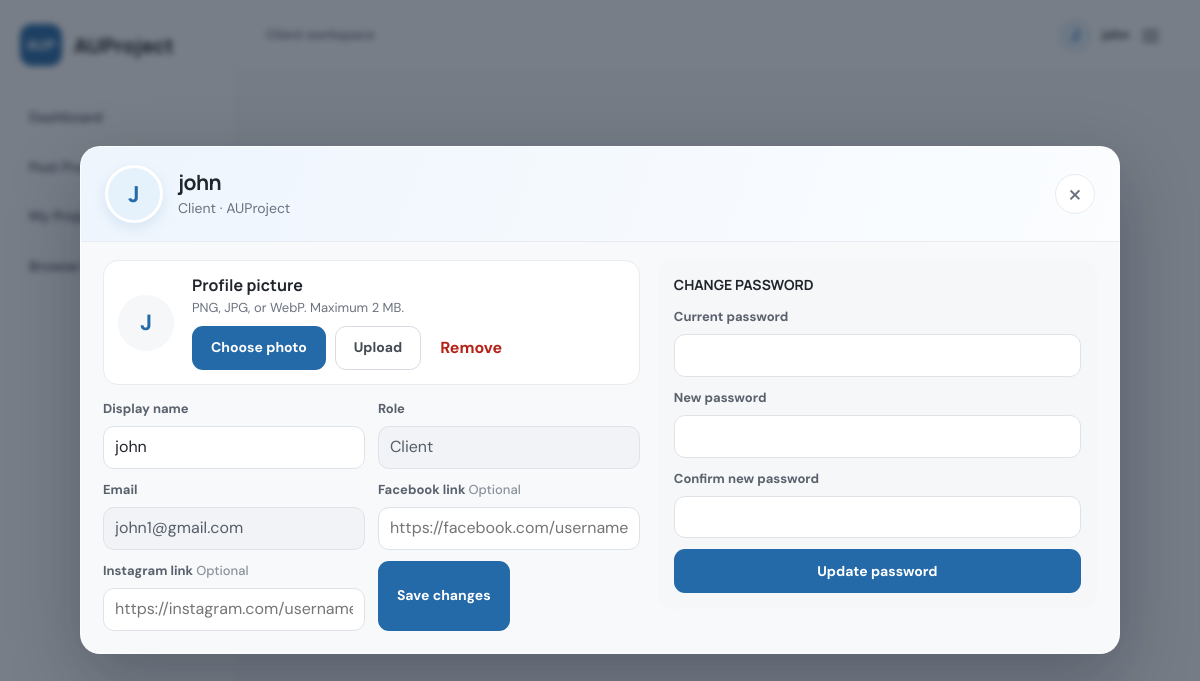
Screenshot of /frontend/Client.php?page=profile&modal=1 (signed in) with the database file from the repository.
### tables this page shows
CREATE TABLE `users` (
  `id` int(10) UNSIGNED NOT NULL,
  `username` varchar(255) NOT NULL,
  `email` varchar(255) NOT NULL,
  `password` varchar(255) NOT NULL,
  `role` enum('Client','Developer') NOT NULL,
  `profile_image` mediumblob DEFAULT NULL,
  `facebook_url` varchar(255) DEFAULT NULL,
  `instagram_url` varchar(255) DEFAULT NULL
);

### frontend/Client.php (the view, shortened to what this page needs)
<?php
require_once '../backend/config.php';
$email = $_SESSION['email'];
$userQuery = $conn->prepare('SELECT username, email, role, profile_image, facebook_url, instagram_url FROM users WHERE email = ? LIMIT 1');
$userQuery->bind_param('s', $email);
$userQuery->execute();
$user = $userQuery->get_result()->fetch_assoc();
$page = $_GET['page'] ?? 'dashboard';
$profileModal = $page === 'profile' && ($_GET['modal'] ?? '') === '1';
$displayName = $user['username'] ?: 'Client';
$profileImage = !empty($user['profile_image']);
$initial = strtoupper(substr($displayName, 0, 1));
$projects = [];
$projectCount = 0;
$pendingBidCount = 0;
?>
<!DOCTYPE html>
<html lang="en">
<head>
    <link rel="stylesheet" href="Dashboard.css">
</head>
<body class="<?php echo $profileModal ? 'has-profile-modal' : ''; ?>">
    <div class="main-content">
        <aside class="sidebar" aria-label="Client navigation">
            <a class="logo-group" href="Client.php" aria-label="AUProject client dashboard">
                <span class="logo-box" aria-hidden="true">AUP</span>
                <span class="logo-name">AUProject</span>
            </a>
            <nav class="nav-links">
                <a href="Client.php" <?php echo $page === 'dashboard' ? 'aria-current="page"' : ''; ?>>Dashboard</a>
                <a href="Client.php?page=post-project" <?php echo $page === 'post-project' ? 'aria-current="page"' : ''; ?>>Post Projects</a>
                <a href="Client.php?page=projects" <?php echo $page === 'projects' ? 'aria-current="page"' : ''; ?>>My Projects</a>
                <a href="Client.php?page=developers" <?php echo $page === 'developers' ? 'aria-current="page"' : ''; ?>>Browse Developers</a>
            </nav>
        </aside>
        <div class="workspace">
            <nav class="navbar" aria-label="Workspace navigation">
                <span class="navbar-label">Client workspace</span>
                <div class="account-menu" data-account-menu>
                    <button class="account-menu-toggle" type="button" aria-label="Open profile and logout menu" aria-expanded="false" aria-controls="developer-account-dropdown" data-menu-toggle>
                        <?php if ($profileImage): ?>
                            <img class="account-avatar" src="../backend/profile-actions.php?action=profile_image" alt="">
                        <?php else: ?>
                            <span class="account-avatar account-avatar-fallback" aria-hidden="true"><?php echo htmlspecialchars($initial, ENT_QUOTES, 'UTF-8'); ?></span>
                        <?php endif; ?>
                        <span class="account-name"><?php echo htmlspecialchars($displayName, ENT_QUOTES, 'UTF-8'); ?></span>
                        <span class="account-menu-icon" aria-hidden="true"><i></i><i></i><i></i></span>
                    </button>
                </div>
            </nav>
            <?php if ($page === 'dashboard'): ?>
                <main class="main-topbar">
                    <p class="eyebrow">CLIENT DASHBOARD</p>
                    <h1>Welcome, <?php echo htmlspecialchars($displayName, ENT_QUOTES, 'UTF-8'); ?>!</h1>
                    <p class="page-description">Track your projects and review developer proposals.</p>
                    <div class="main-boxes">
                        <section class="first-box">
                            <h2>Active Projects</h2>
                            <p><?php echo $projectCount; ?></p>
                        </section>
                        <section class="first-box1">
                            <h2>Pending Bids</h2>
                            <p><?php echo $pendingBidCount; ?></p>
                        </section>
                    </div>
                    <section class="Second-box">
                        <div class="Second-top">
                            <div>
                                <p class="eyebrow">YOUR WORK</p>
                                <h2>My Projects</h2>
                            </div>
                            <a href="Client.php?page=projects" id="ButtonP">View Project &#128065;</a>
                        </div>
                        <div class="Second-box-bottom">
                            <?php if ($projectCount === 0): ?>
                                <div class="empty-state">
                                    <span class="empty-state-icon" aria-hidden="true">+</span>
                                    <h3>No projects yet</h3>
                                    <p>Post your first project to start working with developers.</p>
                                    <a class="button button-primary" href="Client.php?page=post-project">Create your first project</a>
                                </div>
                            <?php else: ?>
                                <div class="project-list">
                                    <?php foreach (array_slice($projects, 0, 4) as $project): ?>
                                        <?php $projectStatus = $project['status'] ?: 'Open'; ?>
                                        <article class="my-project-box dashboard-project-card">
                                            <header class="project-Head">
                                                <div class="project-title">
                                                    <p class="eyebrow">PROJECT DETAILS</p>
                                                    <h3><?php echo htmlspecialchars($project['title'], ENT_QUOTES, 'UTF-8'); ?></h3>
                                                    <p class="project-category"><?php echo htmlspecialchars($project['category'], ENT_QUOTES, 'UTF-8'); ?></p>
                                                </div>
                                                <span class="status-badge status-<?php echo htmlspecialchars(strtolower(str_replace(' ', '-', $projectStatus)), ENT_QUOTES, 'UTF-8'); ?>"><?php echo htmlspecialchars($projectStatus, ENT_QUOTES, 'UTF-8'); ?></span>
                                            </header>
                                            <div class="project-details">
                                                <div class="project-description">
                                                    <h3>Description</h3>
                                                    <p><?php echo nl2br(htmlspecialchars($project['description'], ENT_QUOTES, 'UTF-8')); ?></p>
                                                </div>
                                                <div class="project-meta">
                                                    <div class="meta-item"><span>Budget</span><strong>₱<?php echo number_format((float) $project['budget'], 2); ?></strong></div>
                                                    <div class="meta-item"><span>Deadline</span><strong><?php echo htmlspecialchars(date('F j, Y', strtotime($project['deadline'])), ENT_QUOTES, 'UTF-8'); ?></strong></div>
                                                </div>
                                            </div>
                                        </article>
                                    <?php endforeach; ?>
                                </div>
                            <?php endif; ?>
                        </div>
                    </section>
                </main>
            <?php elseif ($page === 'profile'): ?>
                <?php if ($profileModal): ?>
                    <div class="profile-modal" role="dialog" aria-modal="true" aria-labelledby="profile-modal-title" tabindex="-1" data-profile-modal>
                    <?php endif; ?>
                    <main class="profile-page">
                        <header class="profile-card-heading">
                            <div class="profile-summary">
                                <?php if ($profileImage): ?>
                                    <img class="profile-avatar profile-avatar-large" src="../backend/profile-actions.php?action=profile_image" alt="Profile picture">
                                <?php else: ?>
                                    <span class="profile-avatar profile-avatar-large profile-avatar-fallback" aria-hidden="true"><?php echo htmlspecialchars($initial, ENT_QUOTES, 'UTF-8'); ?></span>
                                <?php endif; ?>
                                <div>
                                    <h1 id="profile-modal-title"><?php echo htmlspecialchars($displayName, ENT_QUOTES, 'UTF-8'); ?></h1>
                                    <p><?php echo htmlspecialchars($user['role'], ENT_QUOTES, 'UTF-8'); ?> · AUProject</p>
                                </div>
                            </div>
                            <?php if ($profileModal): ?>
                                <a class="profile-modal-close" href="Client.php" aria-label="Close profile dialog" data-modal-close>&times;</a>
                            <?php endif; ?>
                        </header>
                        <div class="profile-card-body">
                            <section class="profile-photo-panel" aria-labelledby="photo-title">
                                <?php if ($profileImage): ?>
                                    <img class="profile-avatar profile-photo-preview" src="../backend/profile-actions.php?action=profile_image" alt="">
                                <?php else: ?>
                                    <span class="profile-avatar profile-photo-preview profile-avatar-fallback" aria-hidden="true"><?php echo htmlspecialchars($initial, ENT_QUOTES, 'UTF-8'); ?></span>
                                <?php endif; ?>
                                <div class="profile-photo-copy">
                                    <h3 id="photo-title">Profile picture</h3>
                                    <p>PNG, JPG, or WebP. Maximum 2 MB.</p>
                                    <div class="profile-photo-actions">
                                        <form action="../backend/profile-actions.php" method="POST" enctype="multipart/form-data">
                                            <label class="button button-primary upload-button" for="profile-image">Choose photo</label>
                                            <button class="button button-secondary upload-submit" type="submit">Upload</button>
                                        </form>
                                        <?php if ($profileImage !== ''): ?>
                                            <form action="../backend/profile-actions.php" method="POST">
                                                <button class="text-button text-button-danger" type="submit">Remove</button>
                                            </form>
                                        <?php endif; ?>
                                    </div>
                                </div>
                            </section>
                            <form class="profile-details-form" action="../backend/profile-actions.php" method="POST">
                                <div class="profile-field">
                                    <label for="display_name">Display name</label>
                                    <input type="text" id="display_name" name="display_name" value="<?php echo htmlspecialchars($displayName, ENT_QUOTES, 'UTF-8'); ?>" maxlength="255" required>
                                </div>
                                <div class="profile-field">
                                    <label for="profile_role">Role</label>
                                    <input type="text" id="profile_role" value="<?php echo htmlspecialchars($user['role'], ENT_QUOTES, 'UTF-8'); ?>" readonly>
                                </div>
                                <div class="profile-field">
                                    <label for="profile_email">Email</label>
                                    <input type="email" id="profile_email" value="<?php echo htmlspecialchars($user['email'], ENT_QUOTES, 'UTF-8'); ?>" readonly>
                                </div>
                                <div class="profile-field">
                                    <label for="facebook_url">Facebook link <span>Optional</span></label>
                                    <input type="url" id="facebook_url" name="facebook_url" placeholder="https://facebook.com/username" value="<?php echo htmlspecialchars($user['facebook_url'] ?? '', ENT_QUOTES, 'UTF-8'); ?>">
                                </div>
                                <div class="profile-field">
                                    <label for="instagram_url">Instagram link <span>Optional</span></label>
                                    <input type="url" id="instagram_url" name="instagram_url" placeholder="https://instagram.com/username" value="<?php echo htmlspecialchars($user['instagram_url'] ?? '', ENT_QUOTES, 'UTF-8'); ?>">
                                </div>
                                <button class="button button-primary" type="submit">Save changes</button>
                            </form>
                            <section class="password-panel" aria-labelledby="password-title">
                                <div class="password-panel-heading">
                                    <h3 id="password-title">Change password</h3>
                                </div>
                                <form class="password-form" action="../backend/profile-actions.php" method="POST">
                                    <div class="profile-field"><label for="current_password">Current password</label><input type="password" id="current_password" name="current_password" autocomplete="current-password" required></div>
                                    <div class="profile-field"><label for="new_password">New password</label><input type="password" id="new_password" name="new_password" autocomplete="new-password" minlength="8" required></div>
                                    <div class="profile-field"><label for="confirm_password">Confirm new password</label><input type="password" id="confirm_password" name="confirm_password" autocomplete="new-password" minlength="8" required></div>
                                    <button class="button button-primary" type="submit" name="update_password">Update password</button>
                                </form>
                            </section>
                        </div>
                    </main>
                    <?php if ($profileModal): ?>
                    </div>
                <?php endif; ?>
            <?php endif; ?>
        </div>
    </div>
</body>
</html>

### rows the page displays
users: username "john", username "J", role "Client", display_name "john", email "john1@gmail.com"
